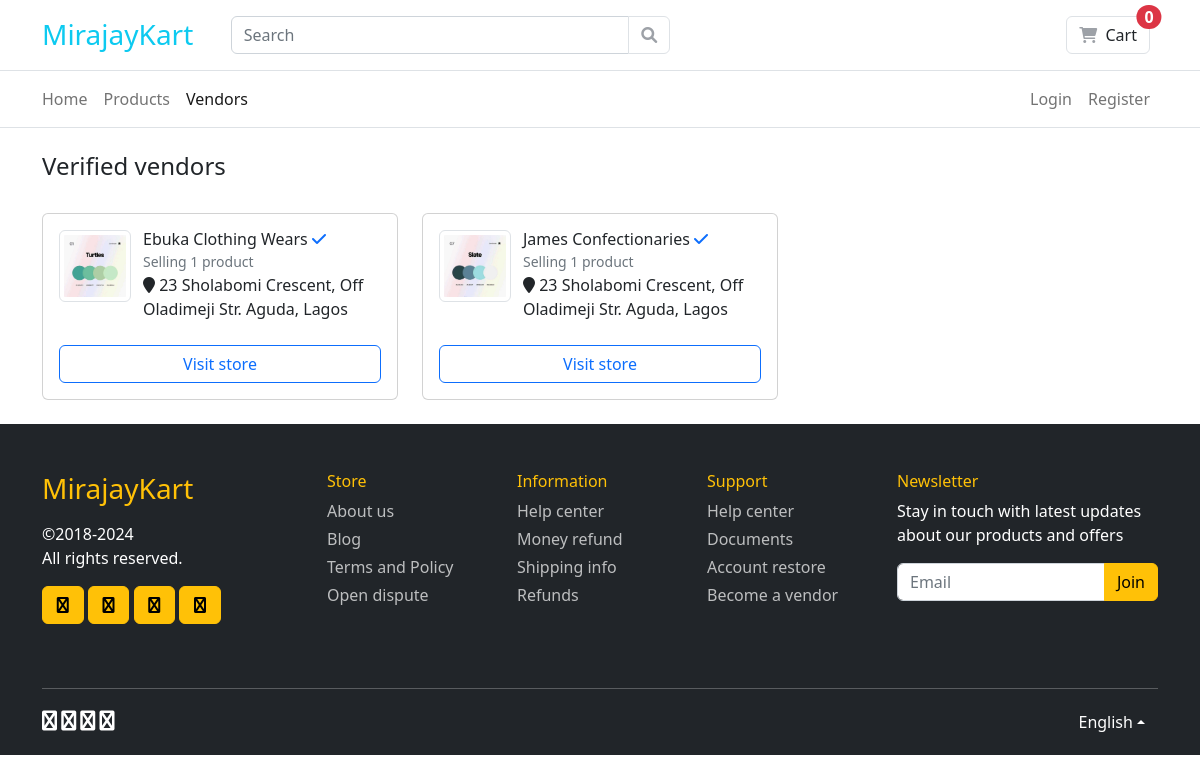
Before: /account/vendors/ with the older database file.
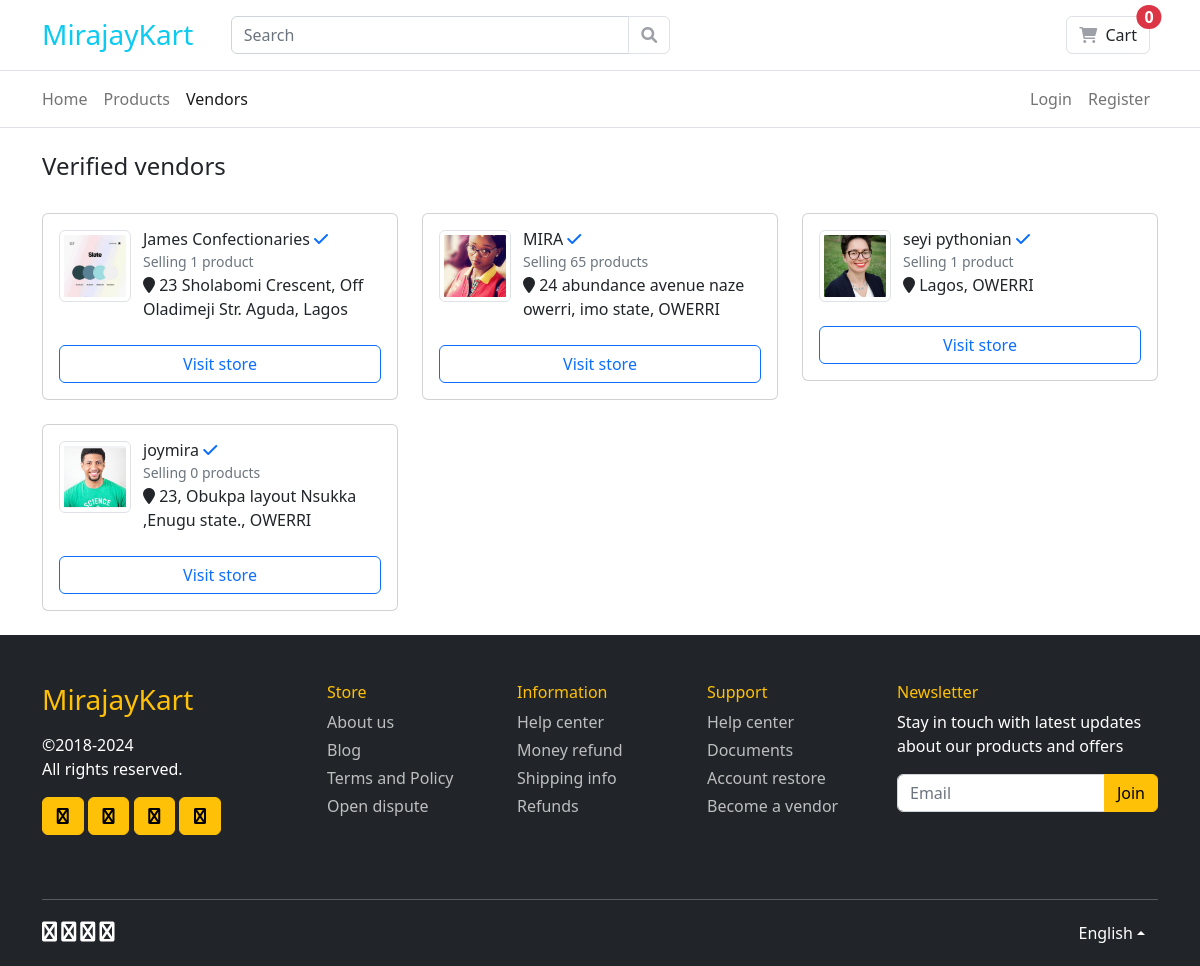
After: the same page with the newer database file.
### accounts/models.py (models this page shows, shortened)
class Vendor(models.Model):
    user = models.OneToOneField(
        User,
        on_delete=models.CASCADE,
        null=True,
        related_name='vendor')
    company_name = models.CharField(max_length=50)
    address = models.CharField(max_length=600)
    about = models.TextField()
    state = models.CharField(max_length=10)
    image = models.ImageField(upload_to='vendor/images')
    phone_number = models.CharField(max_length=11)
    government_id = models.FileField(upload_to='identification')
    cac_file = models.FileField(upload_to='cac')
    is_verified = models.BooleanField(default=False)

class User(AbstractUser):
    is_vendor = models.BooleanField(default=False)
    is_customer = models.BooleanField(default=False)

### accounts/views.py (the view)
# urls.py: path('vendors/', views.vendors, name='vendors'),
def vendors(request):
    vendors = Vendor.objects.filter(is_verified=True)
    template = 'vendor/list.html'
    context = {
        "vendors": vendors,
    }
    return render(request, template, context)

### carts/cart.py (called while the page is built)
    def __len__(self):
        return sum(item["quantity"] for item in self.cart.values())

### carts/context_processors.py (called while the page is built)
def cart(request):
    return {'cart': Cart(request)}

### templates/vendor/list.html (shortened to what this page needs)
{% extends 'base.html' %}
{% block content %}
<div class="container py-4">
    <h4 class="title-page">Verified vendors</h4>
</div>
<div class="container">
    <div class="row">
        <main class="col-lg-12">
            <div class="row">
                {% for vendor in vendors %}
                <div class="col-lg-4">
                    {% include "partials/_vendor_card.html" %}
                </div>
                {% empty %}
                    <p>There are currently no verified vendors.</p>
                {% endfor %}
            </div>
        </main>
    </div>
</div>
{% endblock %}

### templates/base.html (shortened to what this page needs)
{% load static %}
<!DOCTYPE HTML>
<html lang="en">
<head>
    <link rel="stylesheet" href="{% static 'css/fontawesome/all.min.css' %}">
    <link href="{% static 'css/bootstrap.min.css' %}" rel="stylesheet">
    <link href="{% static 'css/ui.css' %}" rel="stylesheet" type="text/css" />
</head>
<body>
    {% include 'partials/_navbar.html' %}
    {% block content %}{% endblock %}
    {% include 'partials/_footer.html' %}
</body>
</html>

### templates/partials/_navbar.html (shortened to what this page needs)
<header>
    <section class="py-3 border-bottom">
        <div class="container">
            <div class="row g-3 align-items-center">
                <div class="col-lg-2 col-sm-3 col-4">
                    <h3 class="m-0 p-0"><a class="link-info text-decoration-none" href="{% url 'home' %}">MirajayKart</a></h3>
                </div>
                <div class="col-lg-5 col-sm-5 col-8">
                    <form action="{% url 'products:search' %}" method="get" class="me-3">
                        <div class="input-group">
                            <input type="search" class="form-control" placeholder="Search" name="keyword" value="{{ request.GET.keyword }}">
                            <button class="input-group-text btn btn-light" type="submit"> <i class="fa fa-search"></i> </button>
                        </div>
                    </form>
                </div>
                <div class="col-lg-5 col-sm-4 col-12">
                    <div class="float-md-end">
                        <div class="d-inline-block position-relative align-middle me-2">
                            {% if not request.user.is_vendor %}
                                {% with total_items=cart|length %}
                                <a href="{% url 'carts:cart_detail' %}" class="btn btn-light position-relative">
                                    <i class="fa fa-shopping-cart"></i>
                                    <span class="ms-1">Cart </span>
                                    <b class="fs-6 lh-1 py-1 rounded-pill px-2 d-inline-block text-center text-white bg-danger position-absolute top-0 start-100 translate-middle"> {% if total_items > 0 %}{{ total_items }}{% else %}0{% endif %} </b>
                                </a>
                                {% endwith %}
                            {% else %}
                                <a href="{% url 'products:create' %}" class="btn btn-light">
                                    <i class="fa fa-upload"></i> Upload a Product
                                </a>
                            {% endif %}
                        </div>
                    </div>
                </div>
            </div>
        </div>
    </section>
    <nav class="navbar navbar-light navbar-expand-md border-bottom">
        <div class="container">
            <div class="collapse navbar-collapse" id="navbarmenu">
                <ul class="navbar-nav">
                    <li class="nav-item"> <a class="nav-link ps-0 {% url 'home' as home_url %}{% if request.get_full_path == home_url %}active{% endif %}" href="{% url 'home' %}"> Home </a> </li>
                    <li class="nav-item"> <a class="nav-link {% url 'products:list' as product_list_url %}{% if request.get_full_path == product_list_url %}active{% endif %}" href="{% url 'products:list' %}">Products</a> </li>
                    <li class="nav-item"> <a class="nav-link {% url 'accounts:vendors' as vendors_url %}{% if request.get_full_path == vendors_url %}active{% endif %}" href="{% url 'accounts:vendors' %}">Vendors</a> </li>
                </ul>
                <ul class="navbar-nav ms-auto">
                    {% if not request.user.is_authenticated %}
                    <li class="nav-item"> <a class="nav-link" href="{% url 'accounts:login' %}">Login</a></li>
                    <li class="nav-item"> <a class="nav-link" href="{% url 'accounts:customer_signup' %}">Register</a></li>
                    {% else %}
                    <li class="nav-item"> <a class="nav-link" href="{% url 'accounts:logout' %}">Logout</a></li>
                    {% endif %}
                </ul>
            </div>
        </div>
    </nav>
</header>

### templates/partials/_vendor_card.html (shortened to what this page needs)
<div class="card mb-4">
    <div class="card-body">
        <div class="itemside mb-4">
            <div class="aside">
                <img src="{{ vendor.image.url }}" width="60" height="60" class="img-sm img-thumbnail">
            </div>
            <div class="info">
                <span class="h6 title">{{ vendor.company_name }} {% if vendor.is_verified %}<i class="fa fa-check text-primary"></i>{% endif %}</span>
                <small class="text-muted">Selling {{ vendor.user.products.count }} product{{ vendor.user.products.count|pluralize }}</small>
                <p><i class="fa fa-map-marker"></i> {{ vendor.address }}, {{ vendor.state }}</p>
            </div>
        </div>
        <a href="{% url 'accounts:vendor_profile' vendor.user.username %}" class="btn w-100 btn-outline-primary">Visit store</a>
    </div>
</div>

### templates/partials/_footer.html (shortened to what this page needs)
<footer class="section-footer bg-dark footer-dark">
    <div class="container">
        <section class="footer-main py-5">
            <div class="row">
                <aside class="col-12 col-sm-12 col-lg-3 mb-3">
                    <article class="me-lg-4">
                        <h3 class="m-0 p-0 text-warning">MirajayKart</h3>
                        <p class="mt-3"> &copy;2018-{% now "Y" %} <br> All rights reserved. </p>
                        <nav>
                            <a class="btn btn-icon btn-warning" title="Facebook" target="_blank" href="#"><i class="fa fa-facebook-f"></i></a>
                            <a class="btn btn-icon btn-warning" title="Instagram" target="_blank" href="#"><i class="fa fa-instagram"></i></a>
                            <a class="btn btn-icon btn-warning" title="Youtube" target="_blank" href="#"><i class="fa fa-youtube"></i></a>
                            <a class="btn btn-icon btn-warning" title="Twitter" target="_blank" href="#"><i class="fa fa-twitter"></i></a>
                        </nav>
                    </article>
                </aside>
                <aside class="col-6 col-sm-4 col-lg-2">
                    <h6 class="text-warning">Store</h6>
                    <ul class="list-menu">
                        <li> <a href="#">About us</a></li>
                        <li> <a href="#">Blog</a></li>
                        <li> <a href="#">Terms and Policy</a></li>
                        <li> <a href="#">Open dispute</a></li>
                    </ul>
                </aside>
                <aside class="col-6 col-sm-4 col-lg-2">
                    <h6 class="text-warning">Information</h6>
                    <ul class="list-menu">
                        <li> <a href="#">Help center</a></li>
                        <li> <a href="#">Money refund</a></li>
                        <li> <a href="#">Shipping info</a></li>
                        <li> <a href="#">Refunds</a></li>
                    </ul>
                </aside>
                <aside class="col-6 col-sm-4 col-lg-2">
                    <h6 class="text-warning">Support</h6>
                    <ul class="list-menu">
                        <li> <a href="#"> Help center </a></li>
                        <li> <a href="#"> Documents </a></li>
                        <li> <a href="#"> Account restore </a></li>
                        <li> <a href="#"> Become a vendor </a></li>
                    </ul>
                </aside>
                <aside class="col-12 col-sm-12 col-lg-3">
                    <h6 class="text-warning">Newsletter</h6>
                    <p>Stay in touch with latest updates about our products and offers </p>
                    <form class="mb-3">
                        <div class="input-group">
                            <input class="form-control" type="text" placeholder="Email">
                            <button class="btn btn-warning" type="submit"> Join </button>
                        </div>
                    </form>
                </aside>
            </div>
        </section>
        <hr class="my-0">
        <section class="footer-bottom d-flex justify-content-between">
            <div> <i class="fa fa-lg fa-cc-visa"></i> <i class="fa fa-lg fa-cc-amex"></i> <i class="fa fa-lg fa-cc-mastercard"></i> <i class="fa fa-lg fa-cc-paypal"></i> </div>
            <nav class="dropup">
                <button class="dropdown-toggle btn text-white d-flex align-items-center py-0" type="button" data-bs-toggle="dropdown">
                    <span>English</span>
                </button>
            </nav>
        </section>
    </div>
</footer>

### static/css/ui.css (style rules this page uses)
.img-xs, .img-sm, .img-md, .img-lg { display: inline-block; -o-object-fit: cover; object-fit: cover; flex-shrink: 0; flex-grow: 0 }
.img-sm { width: 72px; height: 72px }
.footer-dark { color: #fff }
.footer-dark .list-menu a { color: rgba(255, 255, 255, .7) }
.footer-bottom { padding-top: 20px; padding-bottom: 20px }
.btn-icon { width: 2.6rem; padding-left: 0px; padding-right: 0px }
.btn-light { background-color: #fff; border-color: #dee2e6; color: #212529 }
.btn-light i { color: #9da1a7 }
.btn i { min-width: 16px }
.itemside { position: relative; display: flex; width: 100% }
.itemside .aside { position: relative; flex-shrink: 0 }
.itemside .info { padding-left: .75rem; flex-grow: 1 }
.itemside .title { display: block; margin-bottom: 0rem }
.itemside p { margin-bottom: 0 }
.list-icon, .list-bullet, .list-dots, .list-check, .list-menu { list-style: none; margin-left: 0; padding-left: 0 }
.list-icon li, .list-bullet li, .list-dots li, .list-check li, .list-menu li { position: relative; margin-bottom: 4px }
.list-menu li>a { display: block; color: #51585e; text-decoration: none }

Changed rows visible on the page:
removed Vendor: image (picture), company_name "Ebuka Clothing Wears", is_verified True (drawn), user.products.count "1", address "23 Sholabomi Crescent, Off Oladimeji Str. Aguda", state "Lagos"
added Vendor: image (picture), company_name "MIRA", is_verified True (drawn), user.products.count "65", address "24 abundance avenue naze owerri, imo state", state "OWERRI"
added Vendor: image (picture), company_name "seyi pythonian", is_verified True (drawn), user.products.count "1", address "Lagos", state "OWERRI"
added Vendor: image (picture), company_name "joymira", is_verified True (drawn), user.products.count "0", address "23, Obukpa layout Nsukka ,Enugu state.", state "OWERRI"
